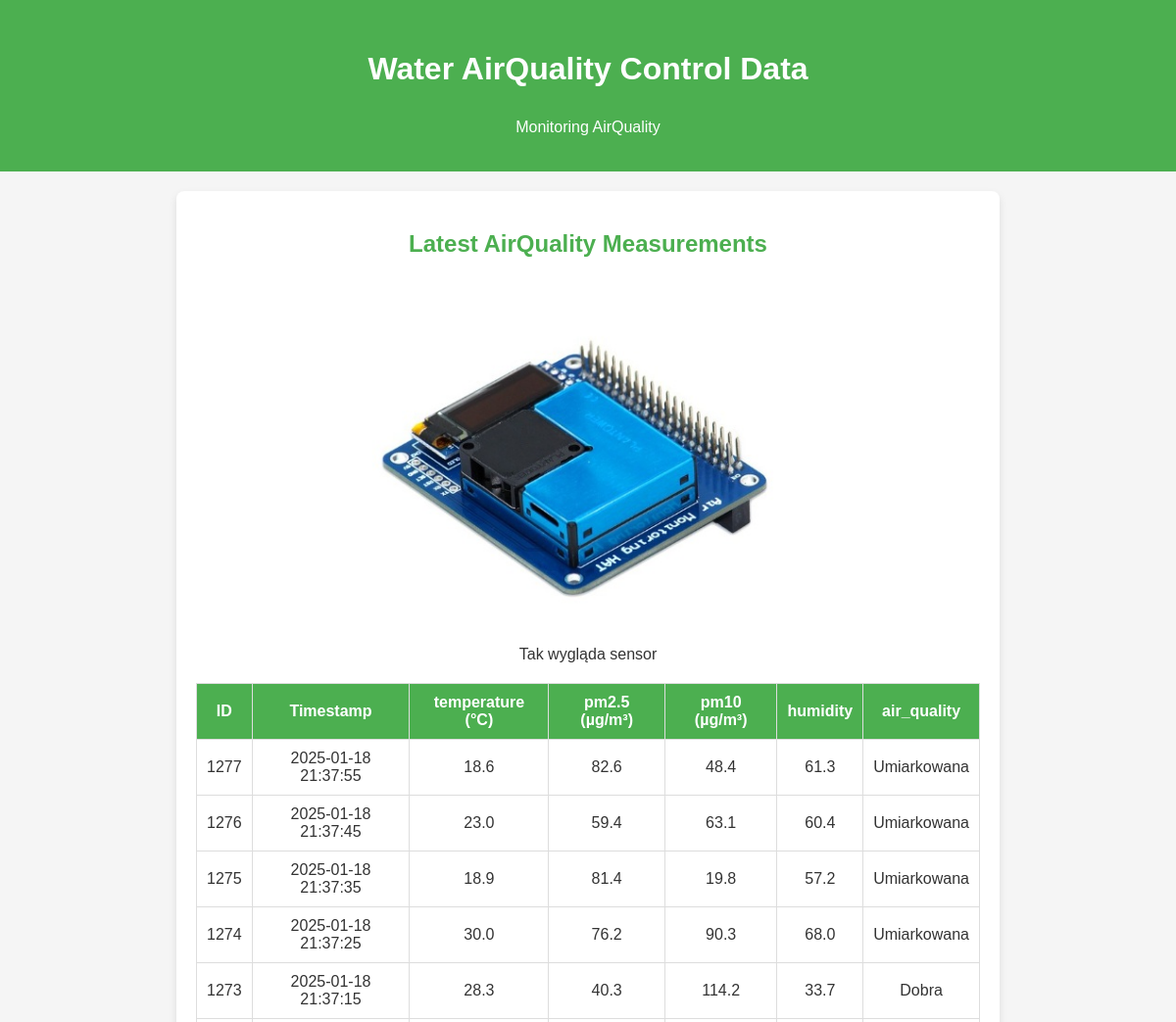
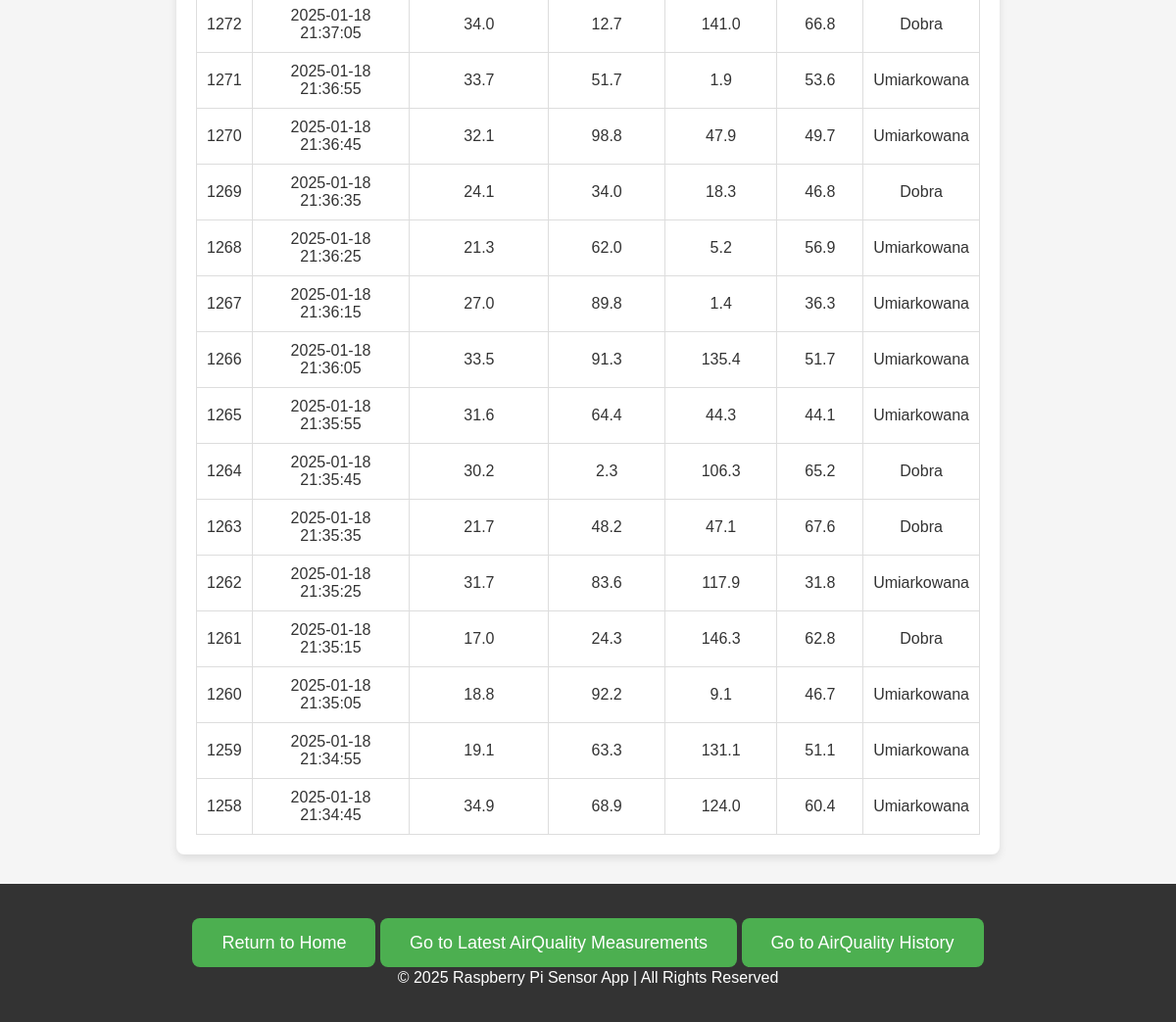
The app's page /air_quality with its own data (2 pictures, top to bottom).
### tables this page shows
CREATE TABLE air_control (
            id INTEGER PRIMARY KEY AUTOINCREMENT,
            timestamp DATETIME DEFAULT CURRENT_TIMESTAMP,
            pm25 REAL,
            pm10 REAL,
            temperature REAL,
            humidity REAL,
            air_quality TEXT
        );

### app.py (the view)
@app.route('/air_quality')
def air_quality_page():
    conn = sqlite3.connect(db_path)
    cursor = conn.cursor()
    cursor.execute("""
                   SELECT id, timestamp, temperature,
                   pm25, pm10, humidity, air_quality
                   FROM air_control
                   ORDER BY timestamp DESC LIMIT 20
                   """)
    measurements = cursor.fetchall()
    conn.close()
    return render_template('air_quality.html',
                           measurements=measurements)

### templates/air_quality.html (shortened to what this page needs)
<!DOCTYPE html>
<html lang="en">
<head>
    <link rel="stylesheet" href="static/css/index.css">
</head>
<body>
    <header>
        <p class="welcome-msg">Water AirQuality Control Data</p>
        <p>Monitoring AirQuality</p>
    </header>
    <div class="container">
        <h2>Latest AirQuality Measurements</h2>
        <div class="image-container">
            <img src="static/images/czujnik_pm_10.jpg" alt="Water Quality" class="resized-image">
            <p>Tak wygląda sensor</p>
        </div>
        <table>
            <thead>
                <tr>
                    <th>ID</th>
                    <th>Timestamp</th>
                    <th>temperature (&deg;C)</th>
                    <th>pm2.5 (&micro;g/m³)</th>
                    <th>pm10 (&micro;g/m³)</th>
                    <th>humidity</th>
                    <th>air_quality</th>
                </tr>
            </thead>
            <tbody>
                {% for measurement in measurements %}
                    <tr>
                        <td>{{ measurement[0] }}</td>
                        <td>{{ measurement[1] }}</td>
                        <td>{{ measurement[2] }}</td>
                        <td>{{ measurement[3] }}</td>
                        <td>{{ measurement[4] }}</td>
                        <td>{{ measurement[5] }}</td>
                        <td>{{ measurement[6] }}</td>
                    </tr>
                {% endfor %}
            </tbody>
        </table>
    </div>
    <footer>
        <div class="cta">
            <a href="/" class="button">Return to Home</a>
            <a href="/air_quality" class="button">Go to Latest AirQuality Measurements</a>
            <a href="/air_quality_history" class="button">Go to AirQuality History</a>
        </div>
        <p>&copy; 2025 Raspberry Pi Sensor App | All Rights Reserved</p>
    </footer>
</body>
</html>

### static/css/index.css (style rules this page uses)
body { font-family: Arial, sans-serif; margin: 0; padding: 0; background: #f5f5f5; color: #333; }
header { background: #4CAF50; color: white; padding: 20px 0; text-align: center; }
h1, h2 { color: #4CAF50; text-align: center; }
table { width: 100%; border-collapse: collapse; margin-top: 20px; }
table, th, td { border: 1px solid #ddd; }
th, td { padding: 10px; text-align: center; }
th { background: #4CAF50; color: white; }
.cta { text-align: center; margin-top: 30px; }
.cta a { background: #4CAF50; color: white; text-decoration: none; padding: 15px 30px; border-radius: 8px; font-size: 18px; }
.welcome-msg { color: white; font-size: 2rem; font-weight: bold; }
.container { max-width: 800px; margin: 20px auto; padding: 20px; background: white; border-radius: 8px; box-shadow: 0 4px 8px rgba(0, 0, 0, 0.1); }
footer { text-align: center; padding: 20px 0; background: #333; color: white; margin-top: 30px; }
.image-container { text-align: center; }
.resized-image { width: 100%; max-width: 500px; height: auto; }

### records on screen
air_control: id "1277", timestamp "2025-01-18 21:37:55", temperature "18.6", pm25 "82.6", pm10 "48.4", humidity "61.3", air_quality "Umiarkowana"
air_control: id "1276", timestamp "2025-01-18 21:37:45", temperature "23.0", pm25 "59.4", pm10 "63.1", humidity "60.4", air_quality "Umiarkowana"
air_control: id "1275", timestamp "2025-01-18 21:37:35", temperature "18.9", pm25 "81.4", pm10 "19.8", humidity "57.2", air_quality "Umiarkowana"
air_control: id "1274", timestamp "2025-01-18 21:37:25", temperature "30.0", pm25 "76.2", pm10 "90.3", humidity "68.0", air_quality "Umiarkowana"
air_control: id "1273", timestamp "2025-01-18 21:37:15", temperature "28.3", pm25 "40.3", pm10 "114.2", humidity "33.7", air_quality "Dobra"
air_control: id "1272", timestamp "2025-01-18 21:37:05", temperature "34.0", pm25 "12.7", pm10 "141.0", humidity "66.8", air_quality "Dobra"
air_control: id "1271", timestamp "2025-01-18 21:36:55", temperature "33.7", pm25 "51.7", pm10 "1.9", humidity "53.6", air_quality "Umiarkowana"
air_control: id "1270", timestamp "2025-01-18 21:36:45", temperature "32.1", pm25 "98.8", pm10 "47.9", humidity "49.7", air_quality "Umiarkowana"
air_control: id "1269", timestamp "2025-01-18 21:36:35", temperature "24.1", pm25 "34.0", pm10 "18.3", humidity "46.8", air_quality "Dobra"
air_control: id "1268", timestamp "2025-01-18 21:36:25", temperature "21.3", pm25 "62.0", pm10 "5.2", humidity "56.9", air_quality "Umiarkowana"
air_control: id "1267", timestamp "2025-01-18 21:36:15", temperature "27.0", pm25 "89.8", pm10 "1.4", humidity "36.3", air_quality "Umiarkowana"
air_control: id "1266", timestamp "2025-01-18 21:36:05", temperature "33.5", pm25 "91.3", pm10 "135.4", humidity "51.7", air_quality "Umiarkowana"
air_control: id "1265", timestamp "2025-01-18 21:35:55", temperature "31.6", pm25 "64.4", pm10 "44.3", humidity "44.1", air_quality "Umiarkowana"
air_control: id "1264", timestamp "2025-01-18 21:35:45", temperature "30.2", pm25 "2.3", pm10 "106.3", humidity "65.2", air_quality "Dobra"
air_control: id "1263", timestamp "2025-01-18 21:35:35", temperature "21.7", pm25 "48.2", pm10 "47.1", humidity "67.6", air_quality "Dobra"
air_control: id "1262", timestamp "2025-01-18 21:35:25", temperature "31.7", pm25 "83.6", pm10 "117.9", humidity "31.8", air_quality "Umiarkowana"
air_control: id "1261", timestamp "2025-01-18 21:35:15", temperature "17.0", pm25 "24.3", pm10 "146.3", humidity "62.8", air_quality "Dobra"
air_control: id "1260", timestamp "2025-01-18 21:35:05", temperature "18.8", pm25 "92.2", pm10 "9.1", humidity "46.7", air_quality "Umiarkowana"
air_control: id "1259", timestamp "2025-01-18 21:34:55", temperature "19.1", pm25 "63.3", pm10 "131.1", humidity "51.1", air_quality "Umiarkowana"
air_control: id "1258", timestamp "2025-01-18 21:34:45", temperature "34.9", pm25 "68.9", pm10 "124.0", humidity "60.4", air_quality "Umiarkowana"
